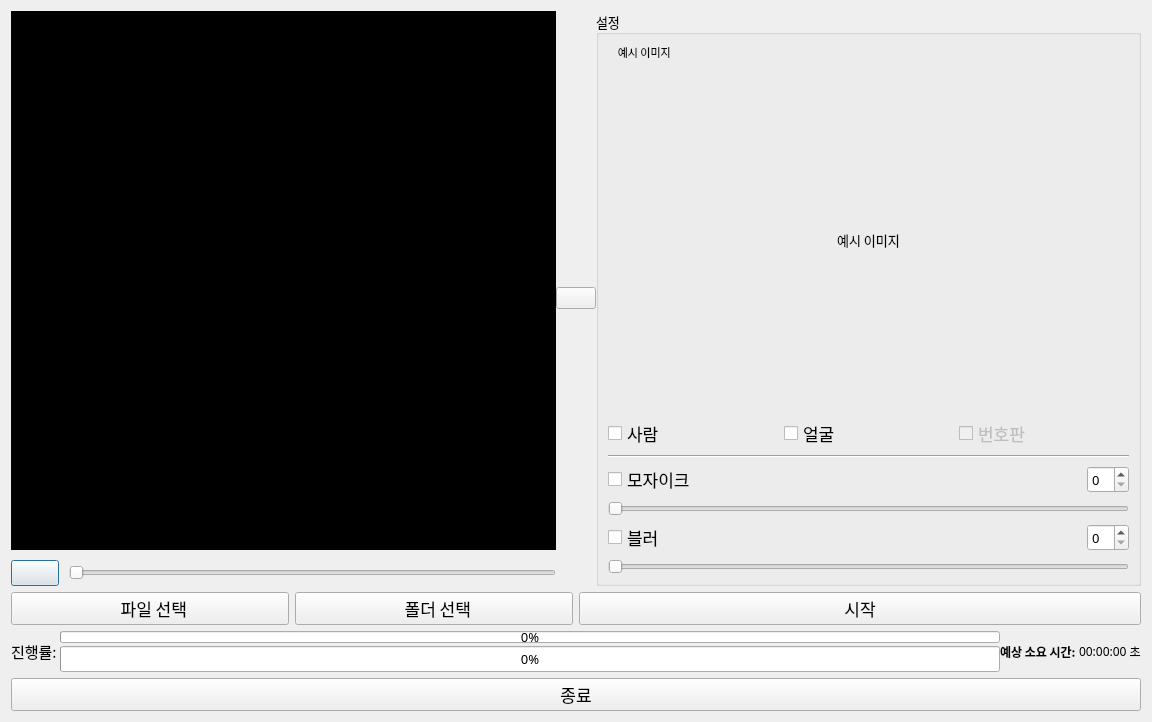
<?xml version="1.0" encoding="UTF-8"?>
<ui version="4.0">
 <class>Dialog</class>
 <widget class="QDialog" name="Dialog">
  <property name="geometry">
   <rect>
    <x>0</x>
    <y>0</y>
    <width>1152</width>
    <height>722</height>
   </rect>
  </property>
  <property name="windowTitle">
   <string>SIJUNG</string>
  </property>
  <layout class="QVBoxLayout" name="verticalLayout_2">
   <item>
    <layout class="QHBoxLayout" name="horizontalLayout">
     <property name="spacing">
      <number>0</number>
     </property>
     <item>
      <layout class="QVBoxLayout" name="verticalLayout_4">
       <property name="spacing">
        <number>10</number>
       </property>
       <item>
        <widget class="QLabel" name="video_widget">
         <property name="enabled">
          <bool>false</bool>
         </property>
         <property name="sizePolicy">
          <sizepolicy hsizetype="Expanding" vsizetype="Expanding">
           <horstretch>0</horstretch>
           <verstretch>0</verstretch>
          </sizepolicy>
         </property>
         <property name="font">
          <font>
           <pointsize>20</pointsize>
          </font>
         </property>
         <property name="styleSheet">
          <string notr="true">background-color: rgb(0, 0, 0);</string>
         </property>
         <property name="text">
          <string/>
         </property>
         <property name="alignment">
          <set>Qt::AlignCenter</set>
         </property>
        </widget>
       </item>
       <item>
        <layout class="QHBoxLayout" name="horizontalLayout_7">
         <item>
          <widget class="QPushButton" name="pushButton_play">
           <property name="sizePolicy">
            <sizepolicy hsizetype="Maximum" vsizetype="Maximum">
             <horstretch>0</horstretch>
             <verstretch>0</verstretch>
            </sizepolicy>
           </property>
           <property name="font">
            <font>
             <pointsize>11</pointsize>
            </font>
           </property>
           <property name="text">
            <string/>
           </property>
          </widget>
         </item>
         <item>
          <widget class="QSlider" name="horizontalSlider_video">
           <property name="sizePolicy">
            <sizepolicy hsizetype="Expanding" vsizetype="Fixed">
             <horstretch>0</horstretch>
             <verstretch>0</verstretch>
            </sizepolicy>
           </property>
           <property name="orientation">
            <enum>Qt::Horizontal</enum>
           </property>
          </widget>
         </item>
        </layout>
       </item>
      </layout>
     </item>
     <item>
      <widget class="QPushButton" name="pushButton_showmore">
       <property name="sizePolicy">
        <sizepolicy hsizetype="Minimum" vsizetype="Fixed">
         <horstretch>0</horstretch>
         <verstretch>0</verstretch>
        </sizepolicy>
       </property>
       <property name="text">
        <string/>
       </property>
      </widget>
     </item>
     <item>
      <widget class="QGroupBox" name="groupBox_setting">
       <property name="font">
        <font>
         <family>Noto Sans KR Medium</family>
         <pointsize>10</pointsize>
        </font>
       </property>
       <property name="title">
        <string>설정</string>
       </property>
       <layout class="QVBoxLayout" name="verticalLayout_3">
        <item>
         <layout class="QVBoxLayout" name="verticalLayout">
          <item>
           <widget class="QLabel" name="example_label">
            <property name="enabled">
             <bool>true</bool>
            </property>
            <property name="sizePolicy">
             <sizepolicy hsizetype="Preferred" vsizetype="Minimum">
              <horstretch>0</horstretch>
              <verstretch>0</verstretch>
             </sizepolicy>
            </property>
            <property name="font">
             <font>
              <pointsize>8</pointsize>
             </font>
            </property>
            <property name="text">
             <string>    예시 이미지</string>
            </property>
           </widget>
          </item>
          <item>
           <widget class="QLabel" name="example_img">
            <property name="sizePolicy">
             <sizepolicy hsizetype="Expanding" vsizetype="Expanding">
              <horstretch>0</horstretch>
              <verstretch>0</verstretch>
             </sizepolicy>
            </property>
            <property name="text">
             <string>예시 이미지</string>
            </property>
            <property name="alignment">
             <set>Qt::AlignCenter</set>
            </property>
           </widget>
          </item>
          <item>
           <layout class="QHBoxLayout" name="horizontalLayout_3">
            <item>
             <widget class="QCheckBox" name="checkBox_person">
              <property name="font">
               <font>
                <family>Noto Sans KR Medium</family>
                <pointsize>13</pointsize>
               </font>
              </property>
              <property name="text">
               <string>사람</string>
              </property>
             </widget>
            </item>
            <item>
             <widget class="QCheckBox" name="checkBox_face">
              <property name="font">
               <font>
                <family>Noto Sans KR Medium</family>
                <pointsize>13</pointsize>
               </font>
              </property>
              <property name="text">
               <string>얼굴</string>
              </property>
             </widget>
            </item>
            <item>
             <widget class="QCheckBox" name="checkBox_license">
              <property name="enabled">
               <bool>false</bool>
              </property>
              <property name="font">
               <font>
                <family>Noto Sans KR Medium</family>
                <pointsize>13</pointsize>
               </font>
              </property>
              <property name="text">
               <string>번호판</string>
              </property>
             </widget>
            </item>
           </layout>
          </item>
          <item>
           <widget class="Line" name="line">
            <property name="orientation">
             <enum>Qt::Horizontal</enum>
            </property>
           </widget>
          </item>
          <item>
           <layout class="QHBoxLayout" name="horizontalLayout_4">
            <property name="spacing">
             <number>3</number>
            </property>
            <item>
             <widget class="QCheckBox" name="checkBox_mosaic">
              <property name="font">
               <font>
                <family>Noto Sans KR Medium</family>
                <pointsize>13</pointsize>
               </font>
              </property>
              <property name="text">
               <string>모자이크</string>
              </property>
              <property name="checked">
               <bool>false</bool>
              </property>
             </widget>
            </item>
            <item>
             <spacer name="horizontalSpacer">
              <property name="orientation">
               <enum>Qt::Horizontal</enum>
              </property>
              <property name="sizeType">
               <enum>QSizePolicy::Expanding</enum>
              </property>
              <property name="sizeHint" stdset="0">
               <size>
                <width>40</width>
                <height>20</height>
               </size>
              </property>
             </spacer>
            </item>
            <item>
             <widget class="QSpinBox" name="spinBox_mosaic">
              <property name="sizePolicy">
               <sizepolicy hsizetype="Maximum" vsizetype="Fixed">
                <horstretch>0</horstretch>
                <verstretch>0</verstretch>
               </sizepolicy>
              </property>
             </widget>
            </item>
           </layout>
          </item>
          <item>
           <widget class="QSlider" name="horizontalSlider_mosaic">
            <property name="enabled">
             <bool>true</bool>
            </property>
            <property name="sizePolicy">
             <sizepolicy hsizetype="Minimum" vsizetype="Fixed">
              <horstretch>0</horstretch>
              <verstretch>0</verstretch>
             </sizepolicy>
            </property>
            <property name="maximum">
             <number>99</number>
            </property>
            <property name="orientation">
             <enum>Qt::Horizontal</enum>
            </property>
            <property name="invertedAppearance">
             <bool>false</bool>
            </property>
            <property name="invertedControls">
             <bool>false</bool>
            </property>
           </widget>
          </item>
          <item>
           <layout class="QHBoxLayout" name="horizontalLayout_6">
            <property name="spacing">
             <number>0</number>
            </property>
            <item>
             <widget class="QCheckBox" name="checkBox_blur">
              <property name="font">
               <font>
                <family>Noto Sans KR Medium</family>
                <pointsize>13</pointsize>
               </font>
              </property>
              <property name="toolTip">
               <string>시간이 다소 소요될 수 있음.</string>
              </property>
              <property name="text">
               <string>블러</string>
              </property>
             </widget>
            </item>
            <item>
             <widget class="QLabel" name="why_label">
              <property name="sizePolicy">
               <sizepolicy hsizetype="Preferred" vsizetype="Minimum">
                <horstretch>0</horstretch>
                <verstretch>0</verstretch>
               </sizepolicy>
              </property>
              <property name="maximumSize">
               <size>
                <width>20</width>
                <height>20</height>
               </size>
              </property>
              <property name="toolTip">
               <string>시간이 다소 소요될 수 있음</string>
              </property>
              <property name="text">
               <string/>
              </property>
              <property name="pixmap">
               <pixmap>question_mark.png</pixmap>
              </property>
              <property name="scaledContents">
               <bool>true</bool>
              </property>
              <property name="openExternalLinks">
               <bool>false</bool>
              </property>
             </widget>
            </item>
            <item>
             <spacer name="horizontalSpacer_2">
              <property name="orientation">
               <enum>Qt::Horizontal</enum>
              </property>
              <property name="sizeType">
               <enum>QSizePolicy::Expanding</enum>
              </property>
              <property name="sizeHint" stdset="0">
               <size>
                <width>40</width>
                <height>20</height>
               </size>
              </property>
             </spacer>
            </item>
            <item>
             <widget class="QSpinBox" name="spinBox_blur">
              <property name="sizePolicy">
               <sizepolicy hsizetype="Maximum" vsizetype="Fixed">
                <horstretch>0</horstretch>
                <verstretch>0</verstretch>
               </sizepolicy>
              </property>
             </widget>
            </item>
           </layout>
          </item>
          <item>
           <widget class="QSlider" name="horizontalSlider_blur">
            <property name="enabled">
             <bool>true</bool>
            </property>
            <property name="sizePolicy">
             <sizepolicy hsizetype="Minimum" vsizetype="Fixed">
              <horstretch>0</horstretch>
              <verstretch>0</verstretch>
             </sizepolicy>
            </property>
            <property name="orientation">
             <enum>Qt::Horizontal</enum>
            </property>
           </widget>
          </item>
         </layout>
        </item>
       </layout>
      </widget>
     </item>
    </layout>
   </item>
   <item>
    <layout class="QHBoxLayout" name="horizontalLayout_2">
     <property name="sizeConstraint">
      <enum>QLayout::SetDefaultConstraint</enum>
     </property>
     <item>
      <layout class="QHBoxLayout" name="horizontalLayout_8">
       <item>
        <widget class="QPushButton" name="pushButton_fileopen">
         <property name="enabled">
          <bool>true</bool>
         </property>
         <property name="font">
          <font>
           <family>Noto Sans KR Medium</family>
           <pointsize>13</pointsize>
          </font>
         </property>
         <property name="text">
          <string>  파일 선택</string>
         </property>
         <property name="autoDefault">
          <bool>true</bool>
         </property>
         <property name="flat">
          <bool>false</bool>
         </property>
        </widget>
       </item>
       <item>
        <widget class="QPushButton" name="pushButton_folderopen">
         <property name="enabled">
          <bool>true</bool>
         </property>
         <property name="font">
          <font>
           <family>Noto Sans KR Medium</family>
           <pointsize>13</pointsize>
          </font>
         </property>
         <property name="text">
          <string>  폴더 선택</string>
         </property>
         <property name="autoDefault">
          <bool>true</bool>
         </property>
         <property name="flat">
          <bool>false</bool>
         </property>
        </widget>
       </item>
      </layout>
     </item>
     <item>
      <widget class="QPushButton" name="pushButton_start">
       <property name="font">
        <font>
         <family>Noto Sans KR Medium</family>
         <pointsize>13</pointsize>
        </font>
       </property>
       <property name="text">
        <string>시작</string>
       </property>
      </widget>
     </item>
    </layout>
   </item>
   <item>
    <layout class="QHBoxLayout" name="horizontalLayout_5">
     <property name="spacing">
      <number>0</number>
     </property>
     <item>
      <widget class="QLabel" name="status_label">
       <property name="font">
        <font>
         <family>Noto Sans KR Medium</family>
         <pointsize>11</pointsize>
        </font>
       </property>
       <property name="text">
        <string>진행률: </string>
       </property>
      </widget>
     </item>
     <item>
      <layout class="QVBoxLayout" name="verticalLayout_5">
       <property name="spacing">
        <number>3</number>
       </property>
       <item>
        <widget class="QProgressBar" name="progressBar_current">
         <property name="sizePolicy">
          <sizepolicy hsizetype="Expanding" vsizetype="Fixed">
           <horstretch>0</horstretch>
           <verstretch>0</verstretch>
          </sizepolicy>
         </property>
         <property name="maximumSize">
          <size>
           <width>16777215</width>
           <height>12</height>
          </size>
         </property>
         <property name="font">
          <font>
           <family>Noto Sans KR Medium</family>
           <pointsize>10</pointsize>
          </font>
         </property>
         <property name="value">
          <number>0</number>
         </property>
         <property name="textVisible">
          <bool>true</bool>
         </property>
         <property name="invertedAppearance">
          <bool>false</bool>
         </property>
        </widget>
       </item>
       <item>
        <widget class="QProgressBar" name="progressBar_total">
         <property name="font">
          <font>
           <family>Noto Sans KR Medium</family>
           <pointsize>10</pointsize>
          </font>
         </property>
         <property name="value">
          <number>0</number>
         </property>
        </widget>
       </item>
      </layout>
     </item>
     <item>
      <widget class="QLabel" name="status_label_2">
       <property name="font">
        <font>
         <family>Noto Sans KR Medium</family>
         <pointsize>9</pointsize>
         <weight>75</weight>
         <bold>true</bold>
        </font>
       </property>
       <property name="text">
        <string>예상 소요 시간: </string>
       </property>
      </widget>
     </item>
     <item>
      <widget class="QLabel" name="remain">
       <property name="font">
        <font>
         <family>Noto Sans KR Medium</family>
         <pointsize>9</pointsize>
        </font>
       </property>
       <property name="text">
        <string>00:00:00</string>
       </property>
      </widget>
     </item>
     <item>
      <widget class="QLabel" name="remain_time_2">
       <property name="font">
        <font>
         <family>Noto Sans KR Medium</family>
         <pointsize>9</pointsize>
        </font>
       </property>
       <property name="text">
        <string> 초</string>
       </property>
      </widget>
     </item>
    </layout>
   </item>
   <item>
    <widget class="QPushButton" name="pushButton_close">
     <property name="sizePolicy">
      <sizepolicy hsizetype="Minimum" vsizetype="Minimum">
       <horstretch>0</horstretch>
       <verstretch>0</verstretch>
      </sizepolicy>
     </property>
     <property name="font">
      <font>
       <family>Noto Sans KR Medium</family>
       <pointsize>13</pointsize>
      </font>
     </property>
     <property name="text">
      <string>종료</string>
     </property>
    </widget>
   </item>
  </layout>
 </widget>
 <resources/>
 <connections/>
</ui>
